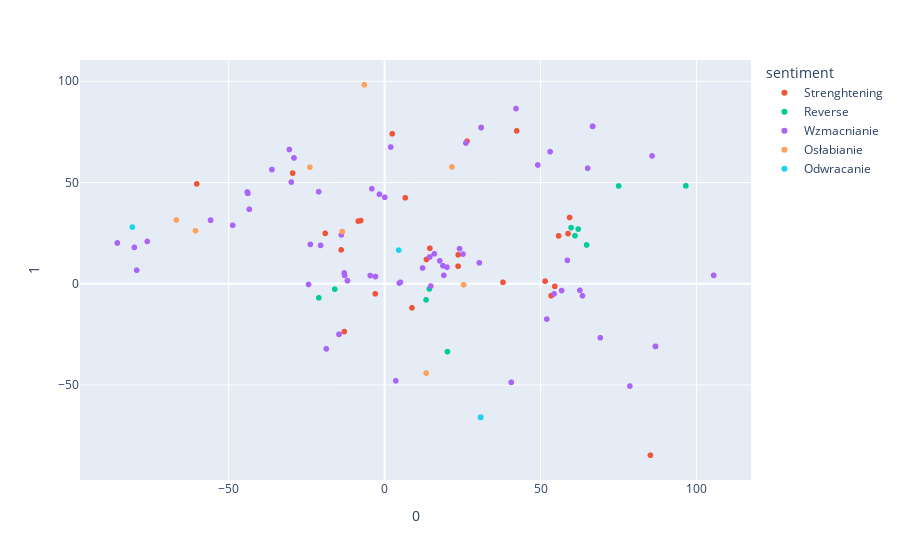

The notebook cell this image was saved under:
### Code cell
df = get_tsne_results(all_words)
fig = px.scatter(df, x=0, y=1, hover_data=df.columns, color="sentiment")
fig.show()

### Figure 1 — Plotly figure (JSON) as saved in the notebook; plotly's stock layout.template omitted (floating-point values rounded to 4 significant figures; data arrays with more than 128 entries replaced by an {"elided": "..."} marker saying what was removed)
{"data": [{"customdata": [["kretyn", "Strenghtening"], [".", "Strenghtening"], ["i", "Strenghtening"], ["i", "Strenghtening"], [".", "Strenghtening"], ["Jeden", "Strenghtening"], ["wart", "Strenghtening"], ["drugiego", "Strenghtening"], [".", "Strenghtening"], ["zjeby", "Strenghtening"], ["matołkowi", "Strenghtening"], ["z", "Strenghtening"], ["krzywoprzysięzcą", "Strenghtening"], ["i", "Strenghtening"], ["zakłamanym", "Strenghtening"], ["oszustem", "Strenghtening"], ["Frajerami", "Strenghtening"], ["menda", "Strenghtening"], ["ci", "Strenghtening"], ["\\\"", "Strenghtening"], ["eksperci", "Strenghtening"], ["\\\"", "Strenghtening"], ["łżesz", "Strenghtening"], ["jak", "Strenghtening"], ["bura", "Strenghtening"], ["suka", "Strenghtening"], ["z", "Strenghtening"], ["z", "Strenghtening"], ["faszyzującymi", "Strenghtening"], ["ultrasem", "Strenghtening"], ["yntylygentem", "Strenghtening"], ["i", "Strenghtening"], ["Głupi", "Strenghtening"], ["ma", "Strenghtening"], ["zawsze", "Strenghtening"], ["szczęście", "Strenghtening"], ["Biedni", "Strenghtening"], [",", "Strenghtening"], ["chorzy", "Strenghtening"], ["psychicznie", "Strenghtening"], ["ludzie", "Strenghtening"], ["z", "Strenghtening"]], "hovertemplate": "sentiment=%{customdata[1]}<br>0=%{x}<br>1=%{y}<br>label=%{customdata[0]}<extra></extra>", "legendgroup": "Strenghtening", "marker": {"color": "#EF553B", "symbol": "circle"}, "mode": "markers", "name": "Strenghtening", "showlegend": true, "type": "scattergl", "x": [85.24, 55.79, 13.42, 14.52, 58.83, 26.44, -29.49, 8.764, 59.33, 30.81, 30.81, 42.36, 30.81, 23.57, 30.81, -14.62, 30.81, -29.06, -60.26, 30.81, -12.91, 30.81, 30.81, 6.624, 53.4, 54.58, 30.97, 30.97, 30.81, 30.81, 30.81, 23.59, -55.82, 2.464, -13.94, 37.97, -19.05, 51.48, -8.459, -2.996, -7.632, 30.97], "xaxis": "x", "y": [-84.66, 23.64, 12.0, 17.55, 24.79, 70.38, 54.64, -11.88, 32.73, -65.92, -65.92, 75.5, -65.92, 8.674, -65.92, -24.96, -65.92, 62.14, 49.3, -65.92, -23.59, -65.92, -65.92, 42.45, -5.879, -1.265, 77.13, 77.13, -65.92, -65.92, -65.92, 14.3, 31.35, 74.06, 16.74, 0.7116, 24.89, 1.282, 30.95, -4.955, 31.21, 77.13], "yaxis": "y"}, {"customdata": [["o", "Reverse"], [".", "Reverse"], [".", "Reverse"], ["Mimo", "Reverse"], ["osobistej", "Reverse"], ["sympatii", "Reverse"], ["do", "Reverse"], ["niej", "Reverse"], [".", "Reverse"], ["😁😁😁😁😁", "Reverse"], ["z", "Reverse"], ["Historii", "Reverse"], ["szajby", "Reverse"]], "hovertemplate": "sentiment=%{customdata[1]}<br>0=%{x}<br>1=%{y}<br>label=%{customdata[0]}<extra></extra>", "legendgroup": "Reverse", "marker": {"color": "#00cc96", "symbol": "circle"}, "mode": "markers", "name": "Reverse", "showlegend": true, "type": "scattergl", "x": [75.05, 61.05, 62.09, -15.99, 13.29, -21.11, 96.61, 14.35, 59.81, 30.81, 30.97, 64.78, 20.15], "xaxis": "x", "y": [48.3, 23.76, 27.01, -2.649, -7.939, -6.939, 48.35, -2.549, 27.73, -65.92, 77.13, 19.17, -33.5], "yaxis": "y"}, {"customdata": {"elided": "103x2 str values"}, "hovertemplate": "sentiment=%{customdata[1]}<br>0=%{x}<br>1=%{y}<br>label=%{customdata[0]}<extra></extra>", "legendgroup": "Wzmacnianie", "marker": {"color": "#ab63fa", "symbol": "circle"}, "mode": "markers", "name": "Wzmacnianie", "showlegend": true, "type": "scattergl", "x": [62.63, -21.14, 54.35, -12.95, 30.81, 30.81, 25.13, 18.72, 30.81, 30.81, 24.03, 30.81, -80.26, -11.91, 105.5, 86.87, 86.87, 4.711, -2.943, -20.53, -4.611, -43.88, -43.94, 40.62, 30.97, 30.81, 17.69, 30.81, -14.62, -18.68, 12.16, 52.01, -29.06, 85.77, 15.94, -29.92, 30.81, 0.07042, 86.87, 3.573, 14.47, 66.72, 63.47, -43.39, 105.5, -12.82, 66.72, -79.51, -48.74, 1.967, 30.81, 49.13, 5.065, 30.81, 19.99, 30.81, -30.55, 19.0, 66.72, -43.87, 66.72, -13.87, -43.87, 66.72, 69.17, -85.73, 56.76, 30.81, -55.8, 30.81, 66.72, -36.13, 53.09, 30.81, -36.13, -24.39, 30.81, 30.81, 66.72, -23.81, -4.092, -85.73, 30.38, -76.14, -1.643, 66.72, 40.62, 65.12, -13.55, 58.62, 30.81, 30.81, 30.81, 66.72, -11.91, 105.5, 42.14, 26.08, -44.02, 30.81, 30.81, 78.65, 14.83], "xaxis": "x", "y": [-3.229, 45.47, -5.02, 5.332, -65.92, -65.92, 14.67, 8.893, -65.92, -65.92, 17.31, -65.92, 17.96, 1.464, 4.163, -30.9, -30.9, 0.3737, 3.561, 18.96, 4.052, 44.66, 44.86, -48.66, 77.13, -65.92, 11.32, -65.92, -24.96, -32.14, 7.794, -17.43, 62.14, 63.12, 14.8, 50.22, -65.92, 42.71, -30.9, -47.9, 13.22, 77.74, -5.898, 36.78, 4.163, 4.12, 77.74, 6.694, 28.88, 67.52, -65.92, 58.66, 0.7446, -65.92, 8.204, -65.92, 66.31, 4.169, 77.74, 44.71, 77.74, 24.12, 44.71, 77.74, -26.64, 20.16, -3.343, -65.92, 31.43, -65.92, 77.74, 56.41, 65.2, -65.92, 56.41, -0.3331, -65.92, -65.92, 77.74, 19.45, 46.93, 20.16, 10.36, 20.9, 44.19, 77.74, -48.66, 57.07, 25.75, 11.58, -65.92, -65.92, -65.92, 77.74, 1.464, 4.163, 86.52, 69.49, 45.3, -65.92, -65.92, -50.49, -1.115], "yaxis": "y"}, {"customdata": [["😂😂😂\\", "Osłabianie"], ["Pan", "Osłabianie"], ["To", "Osłabianie"], ["proszę", "Osłabianie"], ["A", "Osłabianie"], ["taki", "Osłabianie"], ["był", "Osłabianie"], ["porządny", "Osłabianie"], ["program", "Osłabianie"], ["A", "Osłabianie"]], "hovertemplate": "sentiment=%{customdata[1]}<br>0=%{x}<br>1=%{y}<br>label=%{customdata[0]}<extra></extra>", "legendgroup": "Osłabianie", "marker": {"color": "#FFA15A", "symbol": "circle"}, "mode": "markers", "name": "Osłabianie", "showlegend": true, "type": "scattergl", "x": [30.81, 25.35, -23.97, -66.79, -6.519, -13.55, 21.57, -60.65, 13.35, -6.519], "xaxis": "x", "y": [-65.92, -0.5132, 57.57, 31.48, 98.27, 25.75, 57.69, 26.17, -44.07, 98.27], "yaxis": "y"}, {"customdata": [["😁😀😀😀", "Odwracanie"], ["ja", "Odwracanie"], ["też", "Odwracanie"], ["spierdalam", "Odwracanie"]], "hovertemplate": "sentiment=%{customdata[1]}<br>0=%{x}<br>1=%{y}<br>label=%{customdata[0]}<extra></extra>", "legendgroup": "Odwracanie", "marker": {"color": "#19d3f3", "symbol": "circle"}, "mode": "markers", "name": "Odwracanie", "showlegend": true, "type": "scattergl", "x": [30.81, -80.9, 4.513, 30.81], "xaxis": "x", "y": [-65.92, 27.99, 16.62, -65.92], "yaxis": "y"}], "layout": {"legend": {"title": {"text": "sentiment"}, "tracegroupgap": 0}, "margin": {"t": 60}, "xaxis": {"anchor": "y", "domain": [0, 1], "title": {"text": "0"}}, "yaxis": {"anchor": "x", "domain": [0, 1], "title": {"text": "1"}}}}
